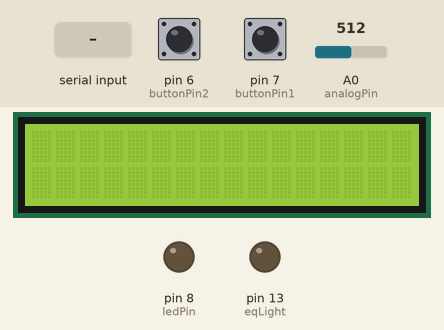
Recording of a sketch running on a simulated Arduino Uno, built with avr-gcc and run on an emulated ATmega328P. On the bench: 16×2 character LCD, output pins drawn as LEDs (lit = HIGH). The test bench sets the inputs (shaded band); at power-on: pin 7 (buttonPin1) LOW, pin 6 (buttonPin2) LOW, A0 (analogPin) = 512. What the sketch prints to the serial monitor is not drawn.

Above: at 1.2 s.
1.3 s: "90,45\n" received over Serial
2.8 s: pin 7 (buttonPin1) pulled HIGH for 0.15 s
At 3.9 s:
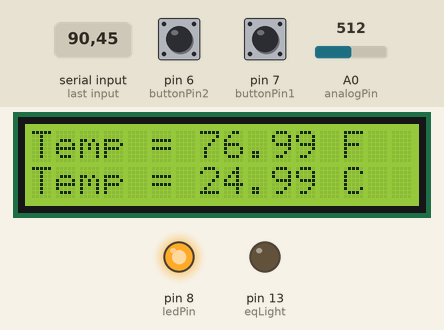
Timing chart, 0 to 5.8 s (numbered marks = the images above; inputs shaded):
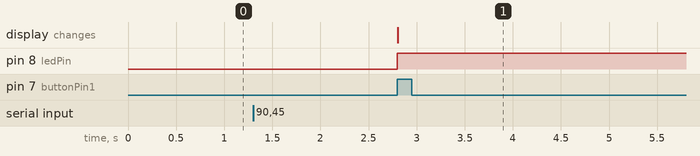

Measured:
- after the input at 1.3 s, every drawn part: stays the same
- after the input at 2.8 s, pin 8 (ledPin): LOW → HIGH at once; the display: changes at once (image 1)

The sketch:

Arduino_Code_Thermometer.ino
```cpp
#include <LiquidCrystal.h>
LiquidCrystal lcd(12, 11, 5, 4, 3, 2);

int analogPin = 0;
float Vout = 0;
float R1 = 10000;
float R2 = 0;
float logR2 = 0;
float Told = 0;
float Tf = 0;
float c1 = 0.000896051217230039, c2 = 0.000257883695711852, c3 = 1.06023156926913e-07;
float Beta = 3472.99959338122;
float Tref = 297.65;
float Rref = 10197.24;
float Tbeta = 0;
float Temps [5] = { 5, 4, 3, 2, 1 };
float T0,T1,T2,T3,T4 = 0;
int p = 4;
float Tpb,Tpc,TP;
float term1,term2,term3,term4 = 0;
float h;
bool r = 1;

int on = 0;
int off = 0;
int buttonPin1 = 7;
int buttonPin2 = 6;
int ledPin = 8;
int buttonStatus1 = 0;
int buttonStatus2 = 0;
int eqLight = 13;

bool rateSet = 0;
float sRate = 0;
long lims = 80;
float t1 = 0;
float t2 = 0;
float t11 = 0;
float t22 = 0;
float corr = 48;

float TL = 25;
float TH = 100;

void setup()
{
  lcd.begin(16, 2);
  analogReference(EXTERNAL);
  pinMode(eqLight, OUTPUT);
  pinMode(ledPin, OUTPUT);
  pinMode(buttonPin1, INPUT);
  pinMode(buttonPin2, INPUT);
  Serial.begin(9600);
  Serial.println("Enter Device Sampling Rate (Hz) above, Press ENTER");
}

void loop()
{
  if (r)
  {
  if (Serial.available()>0)
  {
    // set sampling rate
    sRate = Serial.parseFloat();
    if (sRate > lims || sRate <= 0)
    {
      Serial.println("Error: Sampling Rate must be positive and below 80 Hz. Please reupload and try again.");
    }
    else
    {
      Serial.print("Sampling Rate set to ");
      Serial.print(sRate);
      Serial.println(" Hz. Press START button to begin sampling.");
      rateSet = 1;
    }
  }
  if (rateSet)
  {
    // read outputs from VD and buttons
    Vout = analogRead(analogPin);
    buttonStatus1 = digitalRead(buttonPin1);
    buttonStatus2 = digitalRead(buttonPin2);
    if (Vout) //its plugged in
    {
      // determine button status
      if (buttonStatus1 == HIGH && buttonStatus2 == LOW) //on button on, off button off
      {
        on = 1;
        off = 0;
        digitalWrite(ledPin,HIGH);
      }

      if (buttonStatus1 == LOW && buttonStatus2 == HIGH)//on button off, off button on
      {
        on = 0;
        off = 1;
        digitalWrite(ledPin,LOW);
      }

      // start measurements
      if (on == 1 && off == 0)
      {
        // start timers
        if (p == 4)
        {
          t11 = micros();
        }
        t1 = micros();

        // thermistor resistance calculation
        R2 = R1*((1024/Vout)-1);

        // Steinhart-Hart model to calculate temperature
        logR2 = log(R2);
        Told = (1.0 / (c1 + c2*logR2 + c3*logR2*logR2*logR2));
        // Beta model to calculate temperature
        Tbeta = 1/((1/Tref)+(1/Beta)*log(R2/Rref));
        // Celsius Conversions
        Tbeta = Tbeta - 273.15;
        Told = Told - 273.15;

        // store last 5 temperatures
        if (p > -1)
        {
          // assign new temp
          Temps[p] = Told;
        }
        else
        {
          // create array of temperatures
          T0 = Temps[0];
          T1 = Temps[1];
          T2 = Temps[2];
          T3 = Temps[3];
          T4 = Temps[4];
          // shift one down
          Temps[0] = Told;
          Temps[1] = T0;
          Temps[2] = T1;
          Temps[3] = T2;
          Temps[4] = T3;

          // calculate derivative
          h = 1/sRate;
          // Backward Difference
          Tpb = (Told-T0)/h;
          // Central Difference
          Tpc = (Told-T1)/(2*h);
          // 5-point stencil
          TP = (-Told+8*T0-8*T2+T3)/(12*h);
          //Serial.print("Derivative = ");
          //Serial.print(TP);
          //Serial.println(" C/s");

          // Stead-State conditions
          t22 = micros();
          if ((((t22-t11)/1000000) > 5) && (abs(TP) <= 0.001))
          {
            digitalWrite(eqLight,HIGH);
            //uncomment r = 0 to stop sampling when SS reached
            //r = 0;
          }
          else
          {
            digitalWrite(eqLight,LOW);
          }
        }

        // S-H Fahrenheit conversion
        Tf = (Told*9/5)+32;

        // print on LCD
        lcd.setCursor(0, 1);
        lcd.print("Temp = ");
        lcd.print(Told);
        lcd.setCursor(12, 1);
        lcd.print(" C");
        lcd.setCursor(0, 0);
        lcd.print("Temp = ");
        lcd.print(Tf);
        lcd.print(" F");
        //lcd.setCursor(12, 0);
        //lcd.print(" Ohm");

        // fix sampling rate

        while(true)
        {
          t2 = micros();
          if ((1000000/(t2-t1)) < (sRate))
          {
            break;
          }
        }

        p = p-1;

        // print S-H, Beta, and Resistance in Serial Monitor
        Serial.print("R = ");
        Serial.println(R2);
        Serial.print("T (SH) = ");
        Serial.println(Told);
        Serial.print("T (B) = ");
        Serial.println(Tbeta);

        // sampling rate limit
        /*
        if (p == 4)
        {
          t22 = micros();
          Serial.println(t22-t11);
        }
        */

      }
    }
  }
  }
}
```
